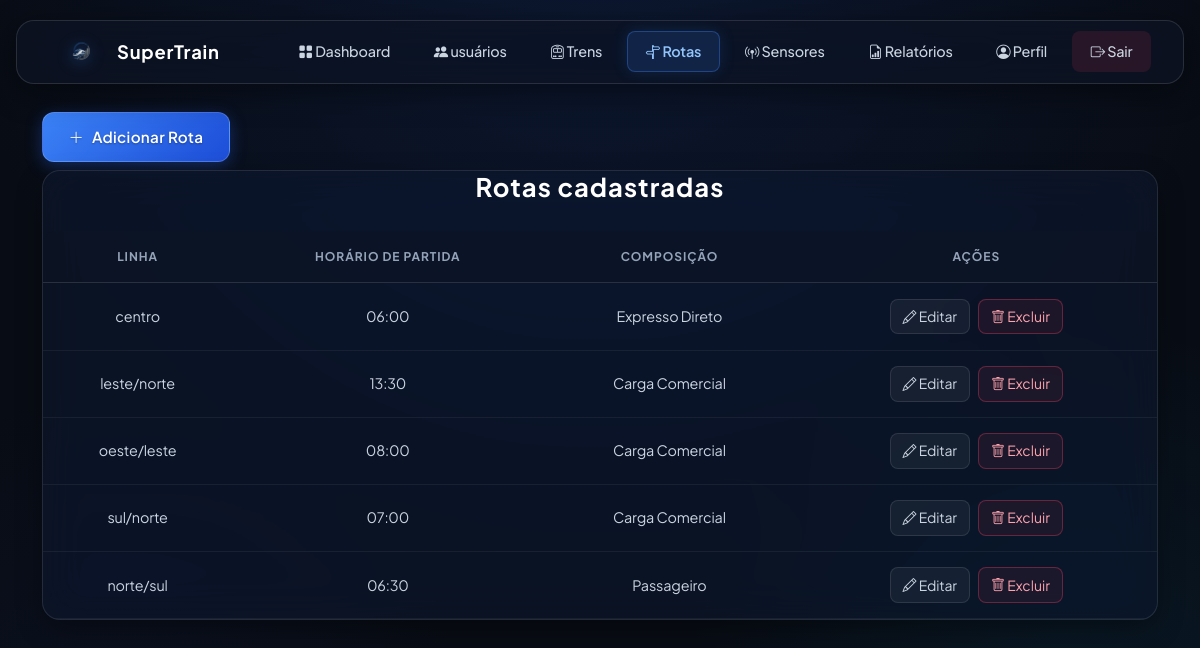
/rotas.php (signed in), run on an earlier commit of the app's database.
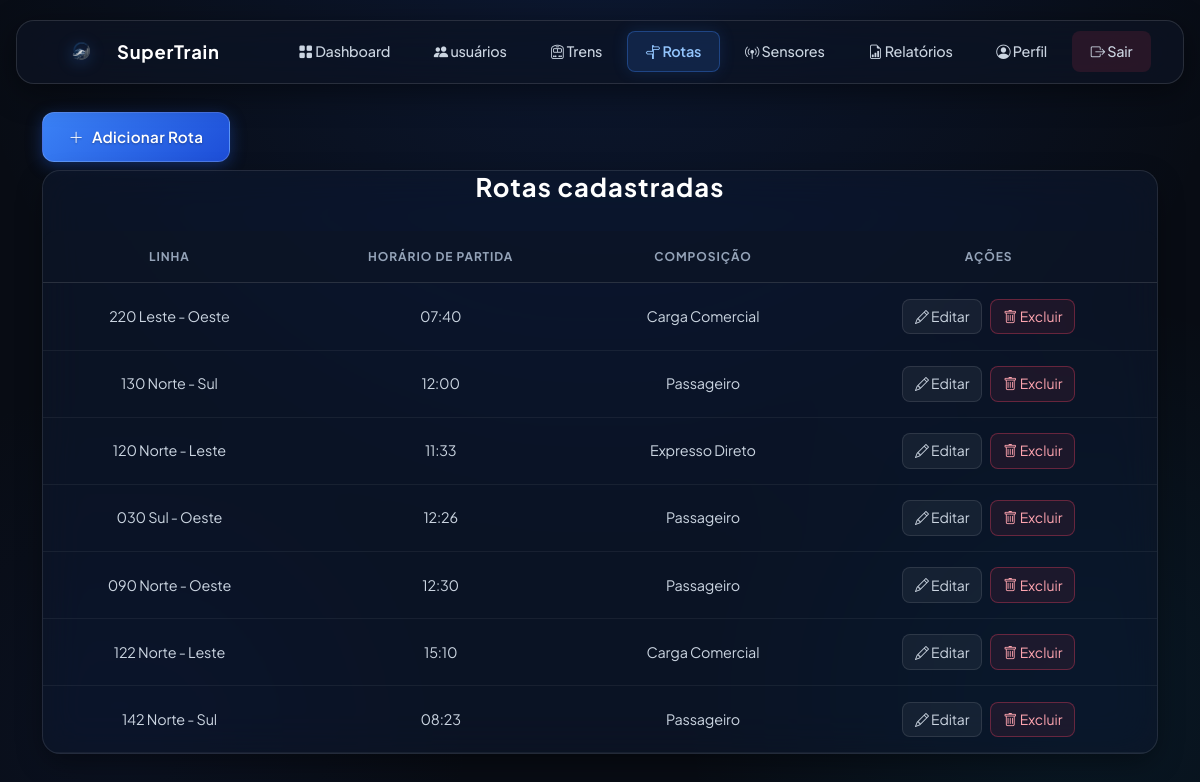
And on a later commit of the database.
### tables this page shows
CREATE TABLE `rotas` (
  `id` int(11) NOT NULL AUTO_INCREMENT,
  `linha_id` int(11) DEFAULT NULL,
  `direcao` varchar(50) NOT NULL,
  `estacao_origem_id` int(11) DEFAULT NULL,
  `estacao_destino_id` int(11) DEFAULT NULL,
  `horario_partida` time NOT NULL,
  `horario_chegada_previsto` time DEFAULT NULL,
  `tipo_composicao` enum('passageiro','carga','expresso') NOT NULL DEFAULT 'passageiro',
  `status_rota` enum('ativa','desvio','interrompida','programada') DEFAULT 'ativa',
  `dias_operacao` varchar(50) DEFAULT 'DIARIO',
  `criado_em` datetime DEFAULT current_timestamp(),
  PRIMARY KEY (`id`),
  KEY `fk_rotas_origem` (`estacao_origem_id`),
  KEY `fk_rotas_destino` (`estacao_destino_id`),
  KEY `idx_rotas_linha` (`linha_id`),
  KEY `idx_rotas_horario` (`horario_partida`),
  CONSTRAINT `fk_rotas_destino` FOREIGN KEY (`estacao_destino_id`) REFERENCES `estacoes` (`id`) ON DELETE SET NULL,
  CONSTRAINT `fk_rotas_linha` FOREIGN KEY (`linha_id`) REFERENCES `linhas` (`id`) ON DELETE CASCADE,
  CONSTRAINT `fk_rotas_origem` FOREIGN KEY (`estacao_origem_id`) REFERENCES `estacoes` (`id`) ON DELETE SET NULL
);

### rotas.php (the view, shortened to what this page needs)
<?php
require_once 'config.php';
$resultado = $conexao->query(
  'SELECT id, direcao, horario_partida, tipo_composicao
     FROM rotas
     ORDER BY id DESC'
);
?>
<!DOCTYPE html>
<html lang="pt-br">
<head>
  <link href="https://cdn.jsdelivr.net/npm/bootstrap@5.3.3/dist/css/bootstrap.min.css"
    rel="stylesheet">
  <link rel="stylesheet"
    href="https://cdn.jsdelivr.net/npm/bootstrap-icons@1.11.3/font/bootstrap-icons.min.css">
  <link rel="stylesheet" href="estilo/rotas.css?v=1.0">
</head>
<body>
  <header>
    <nav class="navbar navbar-expand-lg bg-blur">
      <div class="container-fluid">
        <a class="navbar-brand" href="dashboard.php">
          <img src="imagens/logo.png"
            alt="SuperTrain Logo"
            width="36"
            height="28">
          SuperTrain
        </a>
        <div class="collapse navbar-collapse" id="navbarSuperTrain">
          <ul class="navbar-nav ms-auto mb-2 mb-lg-0">
            <li class="nav-item">
              <a class="nav-link" href="dashboard.php">
                <i class="bi bi-grid-fill"></i> Dashboard
              </a>
            </li>
            <li class="nav-item">
              <a class="nav-link" href="usuarios.php">
                <i class="bi bi-people-fill"></i> usuários
              </a>
            </li>
            <li class="nav-item">
              <a class="nav-link" href="trens.php">
                <i class="bi bi-train-front"></i> Trens
              </a>
            </li>
            <li class="nav-item">
              <a class="nav-link active" aria-current="page" href="rotas.php">
                <i class="bi bi-signpost-split"></i> Rotas
              </a>
            </li>
            <li class="nav-item">
              <a class="nav-link" href="sensores.php">
                <i class="bi bi-broadcast-pin"></i> Sensores
              </a>
            </li>
            <li class="nav-item">
              <a class="nav-link" href="relatorios.php">
                <i class="bi bi-file-earmark-bar-graph"></i> Relatórios
              </a>
            </li>
            <li class="nav-item">
              <a class="nav-link" href="perfil.php">
                <i class="bi bi-person-circle"></i> Perfil
              </a>
            </li>
            <li class="nav-item">
              <a class="nav-link text-danger" href="sair.php">
                <i class="bi bi-box-arrow-right"></i> Sair
              </a>
            </li>
          </ul>
        </div>
      </div>
    </nav>
  </header>
  <main>
    <div class="container trens-container">
      <div class="header-actions mb-2">
        <a href="formulario_rotas.php" class="btn btn-primary">
          <i class="bi bi-plus-lg"></i>
          <span>Adicionar Rota</span>
        </a>
      </div>
      <div class="card card-bg-blur trens-card">
        <div class="card-header-custom">
          <h1 class="card-title">Rotas cadastradas</h1>
        </div>
        <?php if ($resultado->num_rows === 0): ?>
          <div class="empty-fleet-state">
            <i class="bi bi-signpost-split empty-icon"></i>
            <p class="empty-text">
              Nenhuma rota cadastrada no momento.
            </p>
            <a href="formulario_rotas.php"
              class="btn btn-primary btn-adicionar-trem">
              <i class="bi bi-plus-lg"></i>
              <span>Cadastrar primeira rota</span>
            </a>
          </div>
        <?php else: ?>
          <div class="table-responsive">
            <table class="table text-center mb-0">
              <thead>
                <tr>
                  <th scope="col">Linha</th>
                  <th scope="col">Horário de Partida</th>
                  <th scope="col">Composição</th>
                  <th scope="col">Ações</th>
                </tr>
              </thead>
              <tbody>
                <?php while ($rota = $resultado->fetch_assoc()): ?>
                  <tr class="train-row">
                    <td>
                      <?= htmlspecialchars($rota['direcao']) ?>
                    </td>
                    <td>
                      <?= htmlspecialchars(
                        substr((string) $rota['horario_partida'], 0, 5)
                      ) ?>
                    </td>
                    <td>
                      <?php
                      $nomes_composicao = [
                        'passageiro' => 'Passageiro',
                        'carga' => 'Carga Comercial',
                        'expresso' => 'Expresso Direto'
                      ];
                      $tipo = $rota['tipo_composicao'] ?? '';
                      echo htmlspecialchars(
                        $nomes_composicao[$tipo] ?? $tipo
                      );
                      ?>
                    </td>
                    <td>
                      <div class="train-actions d-flex justify-content-center gap-2">
                        <a
                          class="btn btn-sm btn-outline-secondary"
                          title="Editar rota"
                          href="formulario_rotas.php?id=<?= (int) $rota['id'] ?>">
                          <i class="bi bi-pencil"></i>
                          Editar
                        </a>
                        <form
                          method="post"
                          action="rotas.php"
                          onsubmit="return confirm('Confirma a exclusão desta rota?');">
                          <button
                            type="submit"
                            class="btn btn-sm btn-outline-danger"
                            title="Excluir rota">
                            <i class="bi bi-trash"></i>
                            Excluir
                          </button>
                        </form>
                      </div>
                    </td>
                  </tr>
                <?php endwhile; ?>
              </tbody>
            </table>
          </div>
        <?php endif; ?>
      </div>
    </div>
  </main>
</body>
</html>

### estilo/rotas.css (style rules this page uses)
.card-title { font-family: var(--font-heading); font-size: 1.6rem; color: #ffffff; letter-spacing: 0.04em; margin-bottom: 1.75rem; text-align: center; }

What changed in the data, as far as the page shows it:
removed rotas: direcao "centro", horario_partida "06:00", tipo_composicao "Expresso Direto"
removed rotas: direcao "leste/norte", horario_partida "13:30", tipo_composicao "Carga Comercial"
removed rotas: direcao "oeste/leste", horario_partida "08:00", tipo_composicao "Carga Comercial"
removed rotas: direcao "sul/norte", horario_partida "07:00", tipo_composicao "Carga Comercial"
removed rotas: direcao "norte/sul", horario_partida "06:30", tipo_composicao "Passageiro"
added rotas: direcao "220 Leste - Oeste", horario_partida "07:40", tipo_composicao "Carga Comercial"
added rotas: direcao "130 Norte - Sul", horario_partida "12:00", tipo_composicao "Passageiro"
added rotas: direcao "120 Norte - Leste", horario_partida "11:33", tipo_composicao "Expresso Direto"
added rotas: direcao "030 Sul - Oeste", horario_partida "12:26", tipo_composicao "Passageiro"
added rotas: direcao "090 Norte - Oeste", horario_partida "12:30", tipo_composicao "Passageiro"
added rotas: direcao "122 Norte - Leste", horario_partida "15:10", tipo_composicao "Carga Comercial"
added rotas: direcao "142 Norte - Sul", horario_partida "08:23", tipo_composicao "Passageiro"
